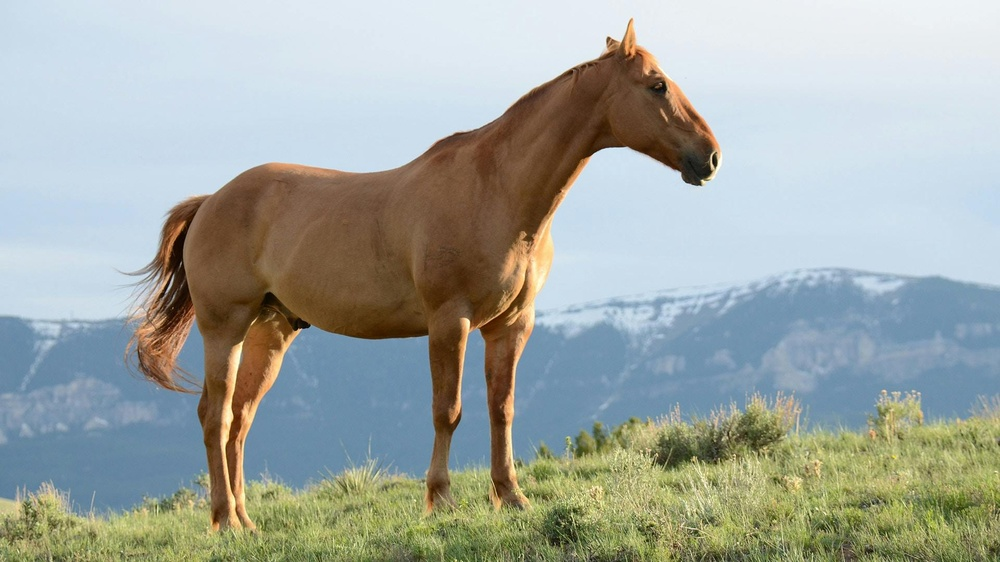
#> input picture Separacao_RGB/codigo/images/cavalo.jpg, 1000 x 562 px, shrunk from 1920 x 1080 before the run, found by its file name
$ python processamentoImagem.py
#> lines starting #> are read from the running program, lines starting #| are printed output that depends on the picture
import cv2
import numpy as np

# Carregar a imagem
imagem = cv2.imread('images\\cavalo.jpg')
#> imagem is the input picture: shape (562, 1000, 3); mean B, G, R 161.8, 168, 161.3

if imagem is None:
    print("Erro ao carregar a imagem.")

# Separando os canais de cor em azul, verde e vermelho
azul, verde, vermelho = cv2.split(imagem)
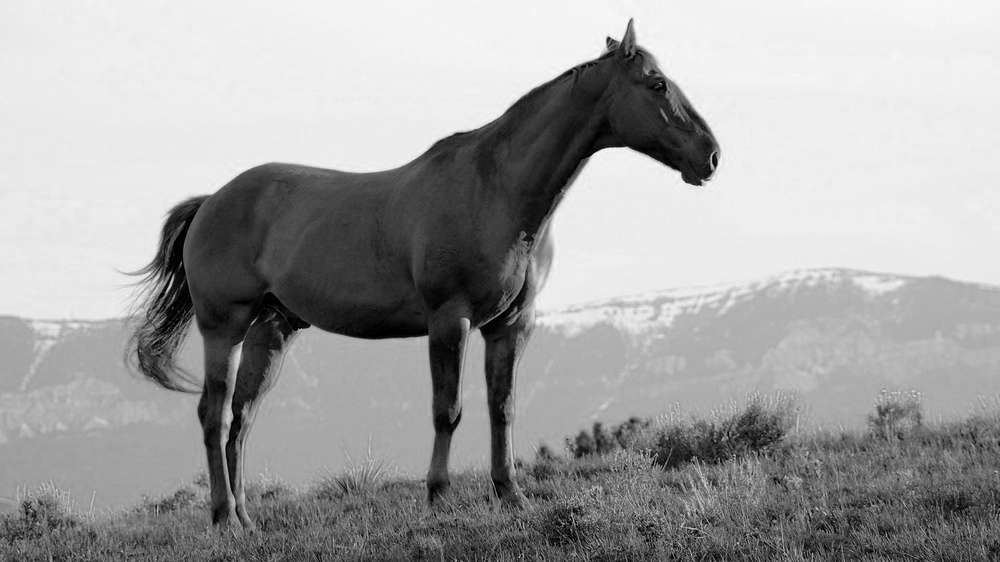
#> azul: shape (562, 1000); min 0, max 255, mean 161.8
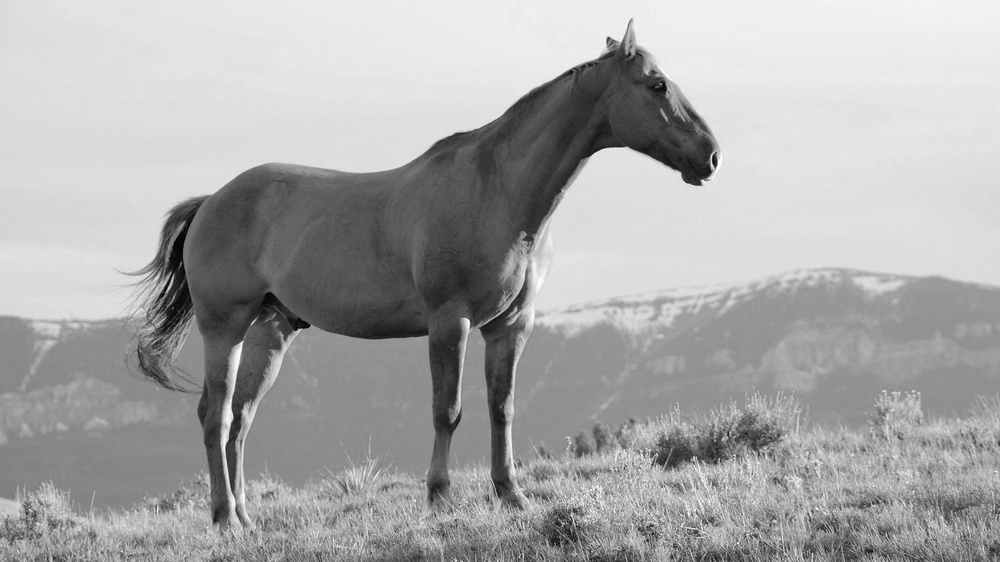
#> verde: shape (562, 1000); min 0, max 255, mean 168
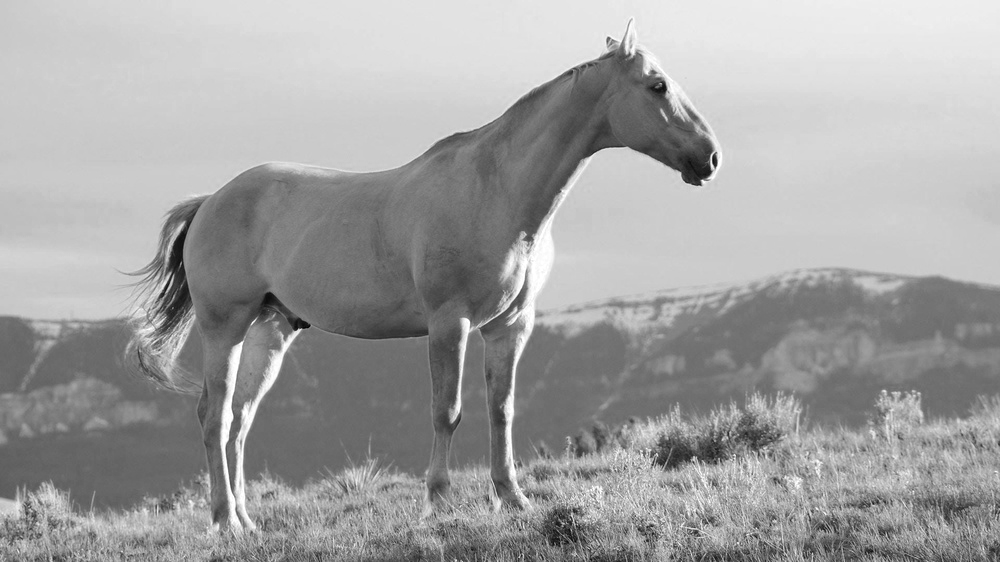
#> vermelho: shape (562, 1000); min 1, max 255, mean 161.3

# Mesclando os canais de cor, na ordem azul, verde e vermelho
imagem_mesclada = cv2.merge((azul, verde, vermelho))

# Invertendo os canais de cor
imagem_invertida = cv2.merge((vermelho, verde, azul))

# Criando uma imagem branca nas dimensões da imagem lida
blank = np.zeros(imagem.shape[:2], dtype='uint8')

# Abrindo as imagens por canais e mesclando com as matrizes de zeros
canal_azul = cv2.merge([azul,blank,blank])
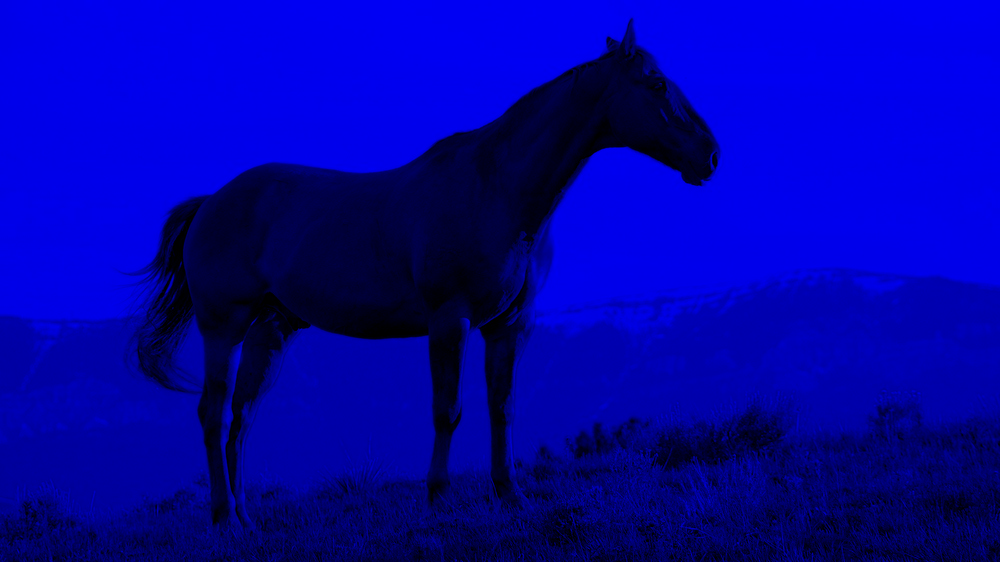
#> canal_azul: shape (562, 1000, 3); mean of channels 0, 1, 2 161.8, 0, 0; drawn as B, G, R
canal_verde = cv2.merge([blank,verde,blank])
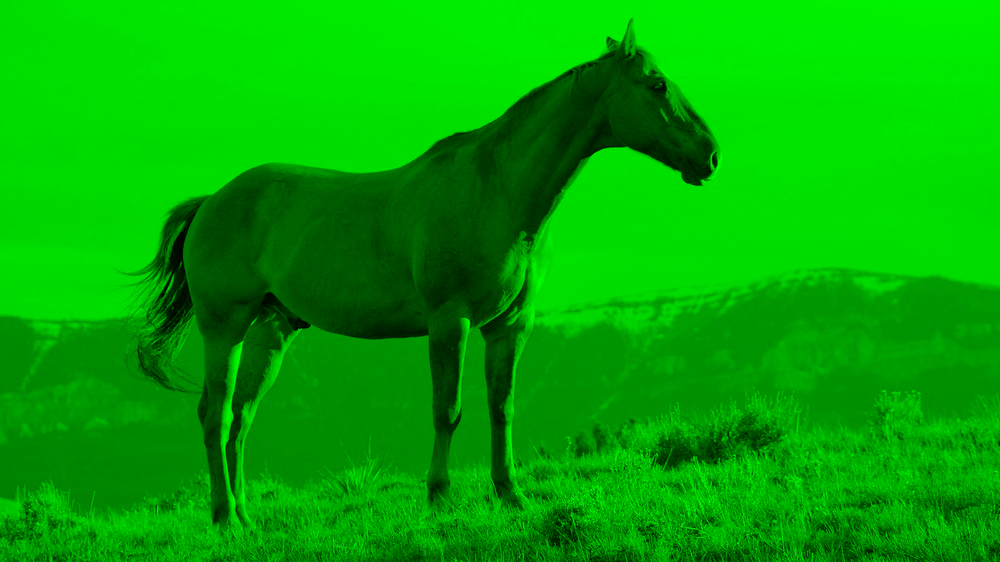
#> canal_verde: shape (562, 1000, 3); mean of channels 0, 1, 2 0, 168, 0; drawn as B, G, R
canal_vermelho = cv2.merge([blank,blank,vermelho])
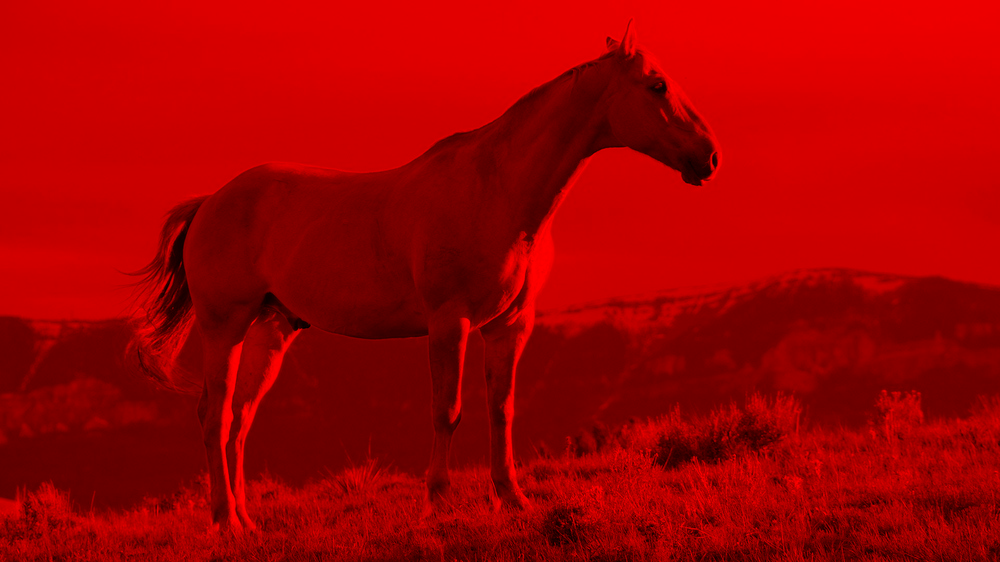
#> canal_vermelho: shape (562, 1000, 3); mean of channels 0, 1, 2 0, 0, 161.3; drawn as B, G, R

# Visualizando
cv2.imwrite('Azul.png', canal_azul)
cv2.imwrite('Verde.png', canal_verde)
cv2.imwrite('Vermelho.png', canal_vermelho)

cv2.imwrite('imagem_mesclada.png', imagem_mesclada)
cv2.imwrite('imagem_invertida.png', imagem_invertida)
